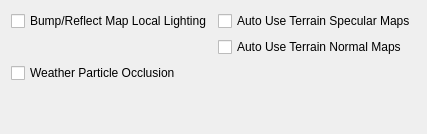
           <widget class="QWidget" name="shadersTab">
            <attribute name="title">
             <string>Shaders</string>
            </attribute>
            <layout class="QHBoxLayout" name="horizontalShadersLayout">
             <item>
              <layout class="QGridLayout" name="shaderLayout">
               <item row="0" column="0">
                <layout class="QGridLayout" name="shadersLayout" columnstretch="0,0">
                 <item row="1" column="1">
                  <widget class="QCheckBox" name="autoUseTerrainNormalMapsCheckBox">
                   <property name="toolTip">
                    <string>&lt;html&gt;&lt;head/&gt;&lt;body&gt;&lt;p&gt;See 'auto use object normal maps'. Affects terrain.&lt;/p&gt;&lt;/body&gt;&lt;/html&gt;</string>
                   </property>
                   <property name="text">
                    <string>Auto Use Terrain Normal Maps</string>
                   </property>
                  </widget>
                 </item>
                 <item row="8" column="1">
                  <spacer name="verticalSpacer_12">
                   <property name="orientation">
                    <enum>Qt::Vertical</enum>
                   </property>
                   <property name="sizeHint" stdset="0">
                    <size>
                     <width>20</width>
                     <height>40</height>
                    </size>
                   </property>
                  </spacer>
                 </item>
                 <item row="0" column="1">
                  <widget class="QCheckBox" name="autoUseTerrainSpecularMapsCheckBox">
                   <property name="toolTip">
                    <string>&lt;html&gt;&lt;head/&gt;&lt;body&gt;&lt;p&gt;If a file with pattern 'terrain specular map pattern' exists, use that file as a 'diffuse specular' map. The texture must contain the layer colour in the RGB channel (as usual), and a specular multiplier in the alpha channel.&lt;/p&gt;&lt;/body&gt;&lt;/html&gt;</string>
                   </property>
                   <property name="text">
                    <string>Auto Use Terrain Specular Maps</string>
                   </property>
                  </widget>
                 </item>
                 <item row="0" column="0">
                  <widget class="QCheckBox" name="bumpMapLocalLightingCheckBox">
                   <property name="toolTip">
                    <string>&lt;html&gt;&lt;head/&gt;&lt;body&gt;&lt;p&gt;Normally environment map reflections aren't affected by lighting, which makes environment-mapped (and thus bump-mapped objects) glow in the dark.
                  Morrowind Code Patch includes an option to remedy that by doing environment-mapping before applying lighting, this is the equivalent of that option.
                  &lt;/p&gt;&lt;/body&gt;&lt;/html&gt;</string>
                   </property>
                   <property name="text">
                    <string>Bump/Reflect Map Local Lighting</string>
                   </property>
                  </widget>
                 </item>
                 <item row="4" column="0">
                  <widget class="QCheckBox" name="weatherParticleOcclusionCheckBox">
                   <property name="toolTip">
                    <string>&lt;html&gt;&lt;head/&gt;&lt;body&gt;&lt;p&gt;EXPERIMENTAL: Stop rain and snow from falling through overhangs and roofs.&lt;/p&gt;&lt;/body&gt;&lt;/html&gt;</string>
                   </property>
                   <property name="text">
                    <string>Weather Particle Occlusion</string>
                   </property>
                  </widget>
                 </item>
                </layout>
               </item>
              </layout>
             </item>
            </layout>
           </widget>
